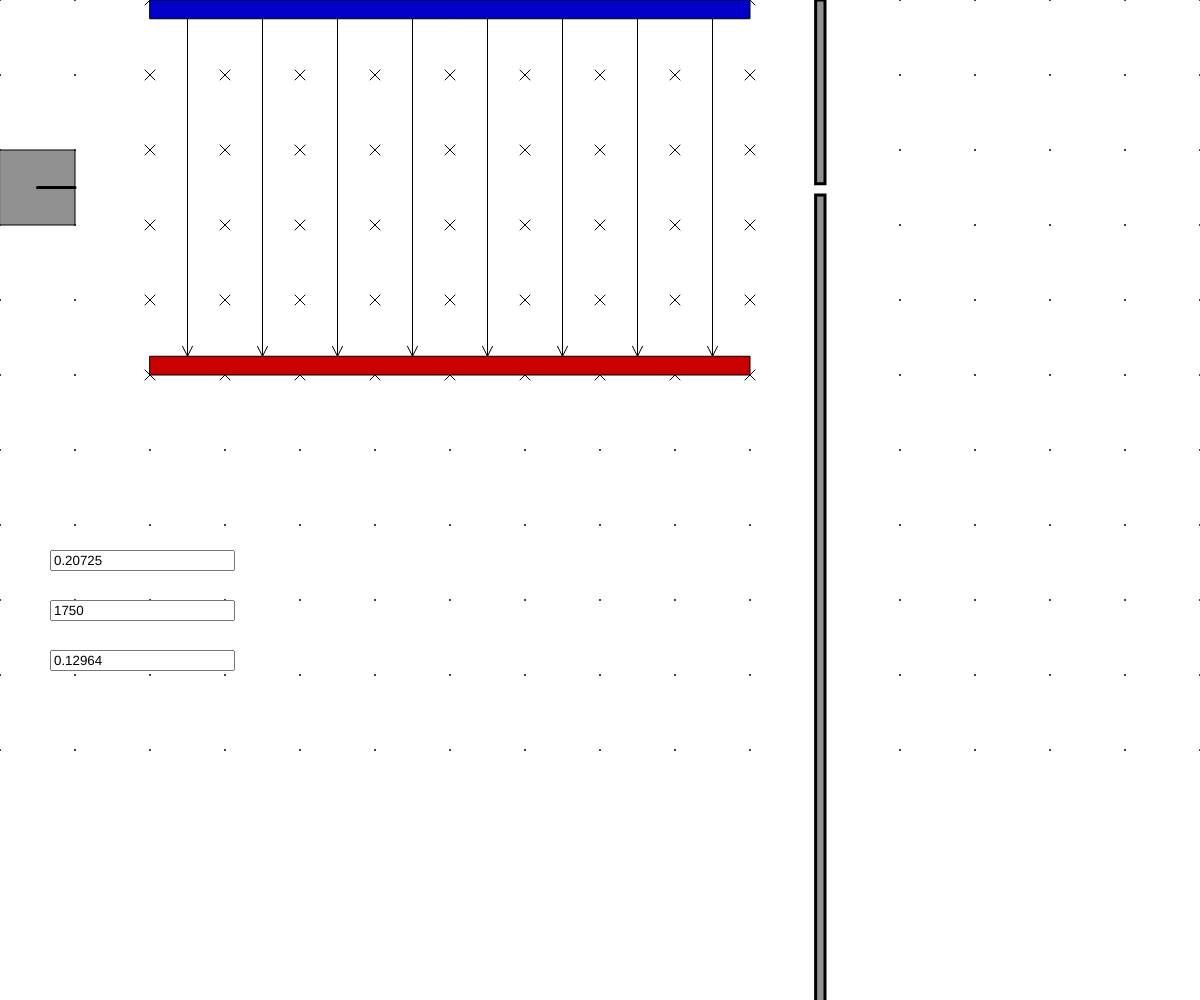
Frame 1 (no input)
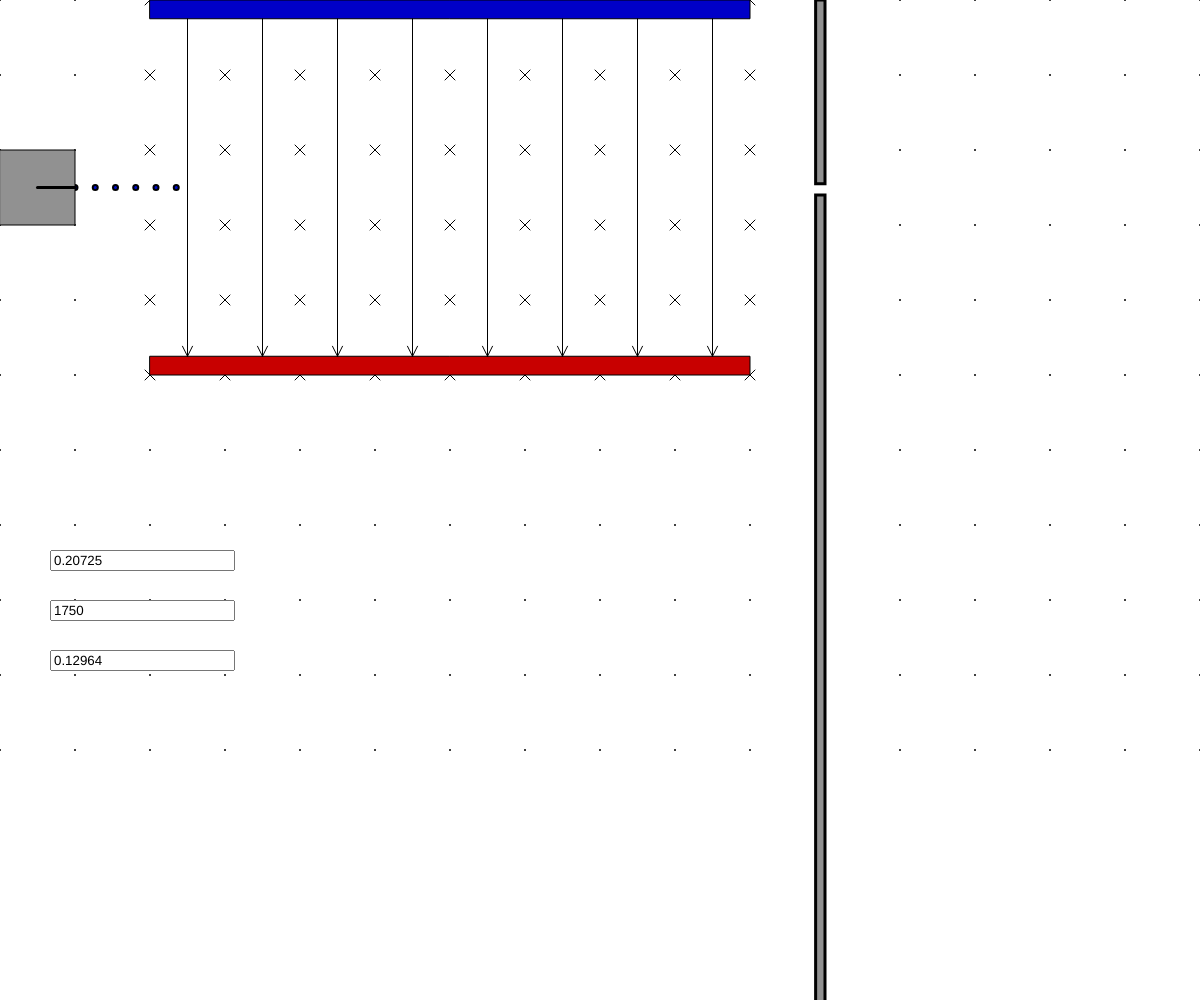
Frame 60 (no input)
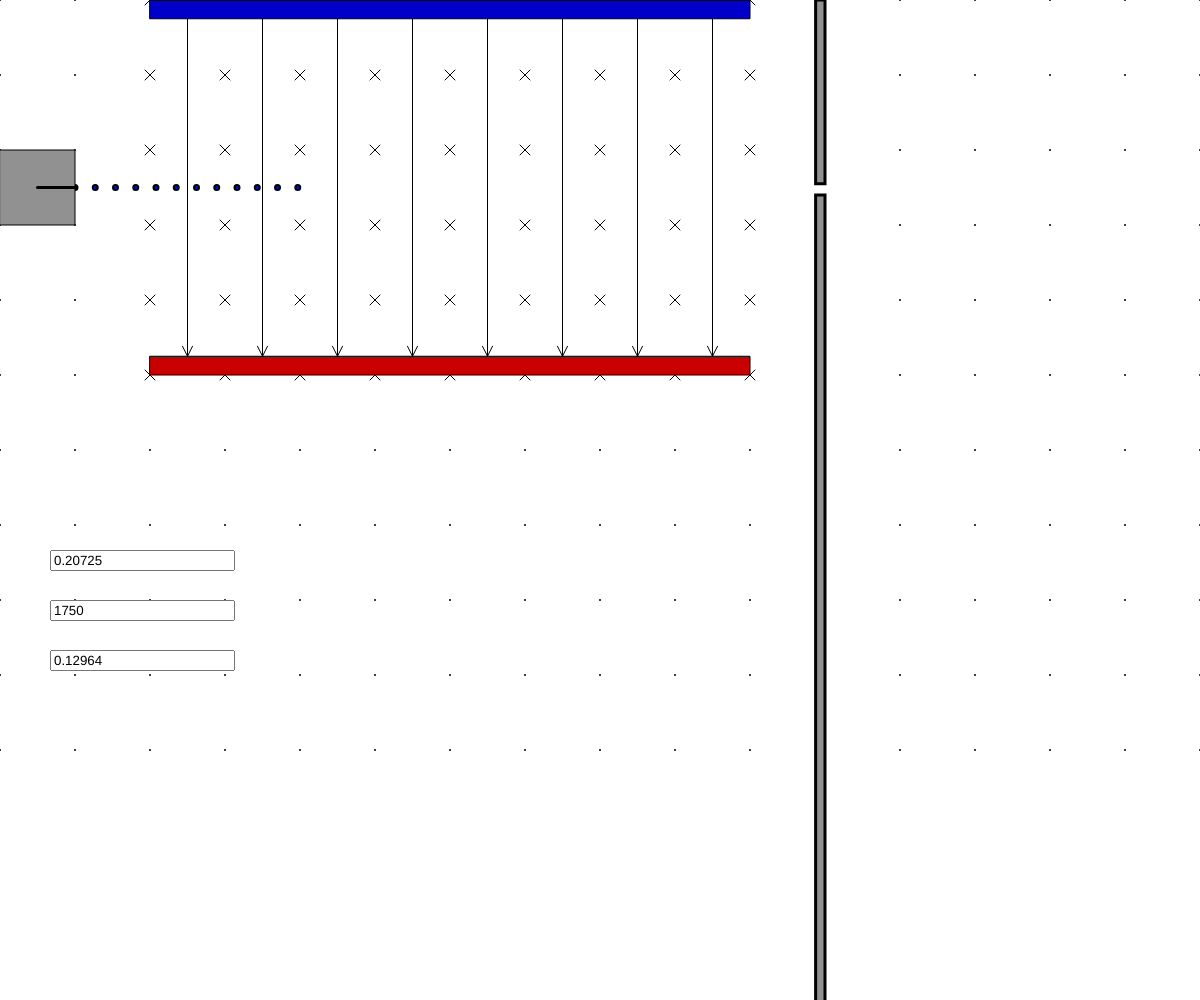
Frame 120 (the mouse pressed at the canvas centre since frame 60)

The p5.js sketch that drew these frames (run headless with seeded random() and noise() and a simulated clock; from frame 60 on, the mouse is pressed at the canvas centre):

// p5.js sketch
// ── sketch.js
var eCharge = 1.60217646e-19;
var eMass   = 9.10938188e-31;
var speedMod = 0.0000001;
var forceMod = 1000000000000000000;

var electrons = [];

var con;  //Condensator Object placeholder
var b1;
var em;
var pl;

var gs;   //Grid Size

function setup() {
  createCanvas(windowWidth, windowHeight);
  background(255);
  frameRate(60);

  gs = width/16;
  con = new Condensator(2, 0, 8, 5);
  b1  = new BField(2, 0, 8, 5);
  em = new Emitter(0, 2);
  pl = new Plate(11);
}

var addA = false;
var addB = false;

function draw() {
  background(255);

  //Drawing
  drawGrid();
  if (frameCount%10 == 0) {em.emit();}
  for (let i = 0; i < electrons.length; i++) {
    electrons[i].render();
  }
  b1.render();
  con.render();
  con.renderField();
  em.render();
  pl.render();

  //Updating
  con.update();
  b1.update();
  pl.update();
  for (let i = 0; i < electrons.length; i++) {
    electrons[i].update();
  }
}

function drawGrid(){
  stroke(0);
  strokeWeight(2);
  for (let i = 0; i <= 17; i++) {
    for (let j = 0; j <= 10; j++) {
      point(gs*i, gs*j);
    }
  }
}

function Condensator(gX, gY, gWidth, gHeight) {
  this.gX      = gX;
  this.gY      = gY;
  this.gWidth  = gWidth;
  this.gHeight = gHeight;

  this.pWidth = gs/4;     //Plate Width

  this.p1x1 = gX * gs;
  this.p1y1 = gY * gs;
  this.p1x2 = this.p1x1 + gWidth * gs;
  this.p1y2 = this.p1y1 + this.pWidth;

  this.p2x1 = this.p1x1;
  this.p2y1 = this.p1y1 + gHeight * gs - this.pWidth;
  this.p2x2 = this.p2x1 + gWidth  * gs;
  this.p2y2 = this.p2y1 + this.pWidth;

  this.width  = gWidth  * gs;
  this.height = gHeight * gs;

  this.inp = createInput('1750');
  this.inp.position(50, height/2 + 100);

  this.d = this.gHeight*0.01;
  this.U = this.inp.value();
  this.E = this.U / this.d;
  this.Fel = this.E * eCharge;

  this.render = function() {
    strokeWeight(1);
    fill('rgb(0, 0, 200)');
    rect(this.p1x1, this.p1y1, this.width, this.pWidth);
    fill('rgb(200, 0, 0)');
    rect(this.p2x1, this.p2y1, this.width, this.pWidth);
  }

  this.renderField = function() {
    stroke(0);
    strokeWeight(1);
    for (let i = 0.5; i < this.gWidth; i++) {
      line(this.p1x1 + gs*i, this.p1y2, this.p2x1 + gs*i, this.p2y1);
      line(this.p1x1 + gs*i - 5, this.p2y1-10, this.p1x1 + gs*i, this.p2y1);
      line(this.p1x1 + gs*i + 5, this.p2y1-10, this.p1x1 + gs*i, this.p2y1);
    }
  }

  this.update = function() {
    this.updateParams();

    for (let i = 0; i < electrons.length; i++) {
      if (electrons[i].y >= this.p2y1 || electrons[i].y <= this.p1y2) {
        electrons[i].destroy();
      }

      if (electrons[i].x >= this.p1x1) {
        electrons[i].mov.add(0, -this.Fel);
      }
    }
  }

  this.updateParams = function(){
    this.U = this.inp.value();
    this.E = this.U / this.d;
    this.Fel = this.E * eCharge;
  }
}

function BField(gX, gY, gWidth, gHeight) {
  this.gX      = gX;
  this.gY      = gY;
  this.gWidth  = gWidth;
  this.gHeight = gHeight;

  this.x = gX * gs;
  this.y = gY * gs;

  this.inp = createInput('0.12964');
  this.inp.position(50, height/2 + 150);
  this.B = this.inp.value();
  this.Fl;

  this.render = function() {
    strokeWeight(1);
    for (let i = this.gX; i <= this.gX+this.gWidth; i++) {
        for (let j = this.gY; j <= this.gHeight; j++) {
        line((gs*i)-5, (gs*j)-5, (gs*i)+5, (gs*j)+5);
        line((gs*i)+5, (gs*j)-5, (gs*i)-5, (gs*j)+5);
        point(gs*i, gs*j);
      }
    }
  }

  this.update = function() {
    this.updateParams();
    for (let i = 0; i < electrons.length; i++) {
      if (electrons[i].x >= this.x) {
        this.Fl = this.B*electrons[i].v*eCharge
        electrons[i].mov.add(0, this.Fl);
      }
    }
  }

  this.updateParams = function(){
    this.B = this.inp.value();
  }
}

function Emitter(gX, gY) {
  this.gX      = gX;
  this.gY      = gY;

  this.x = this.gX*gs;
  this.y = this.gY*gs;

  this.inp = createInput('0.20725');
  this.inp.position(50, height/2 + 50);


  this.U = this.inp.value();
  this.eVel = sqrt((2*this.U*eCharge)/eMass);


  this.render = function() {
    strokeWeight(1);
    fill('rgb(145, 145, 145)');
    rect(this.x, this.y, gs, gs);
    strokeWeight(3);
    line(this.x+(gs/2), this.y+(gs/2), this.x+gs, this.y+(gs/2));
  }

  this.emit = function() {
    this.updateParams();
    electrons.push(new Electron(this.x+gs, this.y+(gs/2), createVector(this.eVel, 0)));
  }

  this.updateParams = function(){
    this.U = float(this.inp.value());
    //this.U += random(-1, 1)*0.0005;
    this.eVel = sqrt((2*this.U*eCharge)/eMass);
    console.log(this.eVel);

  }
}

function Electron(x, y, mov) {
  this.x = x;
  this.y = y;

  this.mov = mov;
  this.v = this.mov.x;

  this.render = function(){
    fill('rgb(0, 14, 200)');
    ellipse(this.x, this.y, 5, 5);
  }

  this.update = function(){
    this.x += this.mov.x*gs*speedMod;
    this.y += this.mov.y*gs*1e12;
    if (this.x > width || this.x < 0 || this.y > height || this.y < 0) {
      this.destroy();
    }
  }

  this.destroy = function(){
    electrons.splice(electrons.indexOf(this), 1);
  }


}

function Plate(gX) {
  this.gX = gX;
  this.x = this.gX*gs;

  this.render = function(){
    rect(this.x-gs/8, 0, gs/8, gs*2.45);
    rect(this.x-gs/8, gs*2.6, gs/8, height-gs*2.55);
  }

  this.update = function(){
    for (let i = 0; i < electrons.length; i++) {
      if ((electrons[i].y >= gs*2.55 || electrons[i].y <= gs*2.45) && electrons[i].x >= this.x-gs/8 && electrons[i].x <= this.x) {
        electrons[i].destroy();
      }
    }
  }
}
